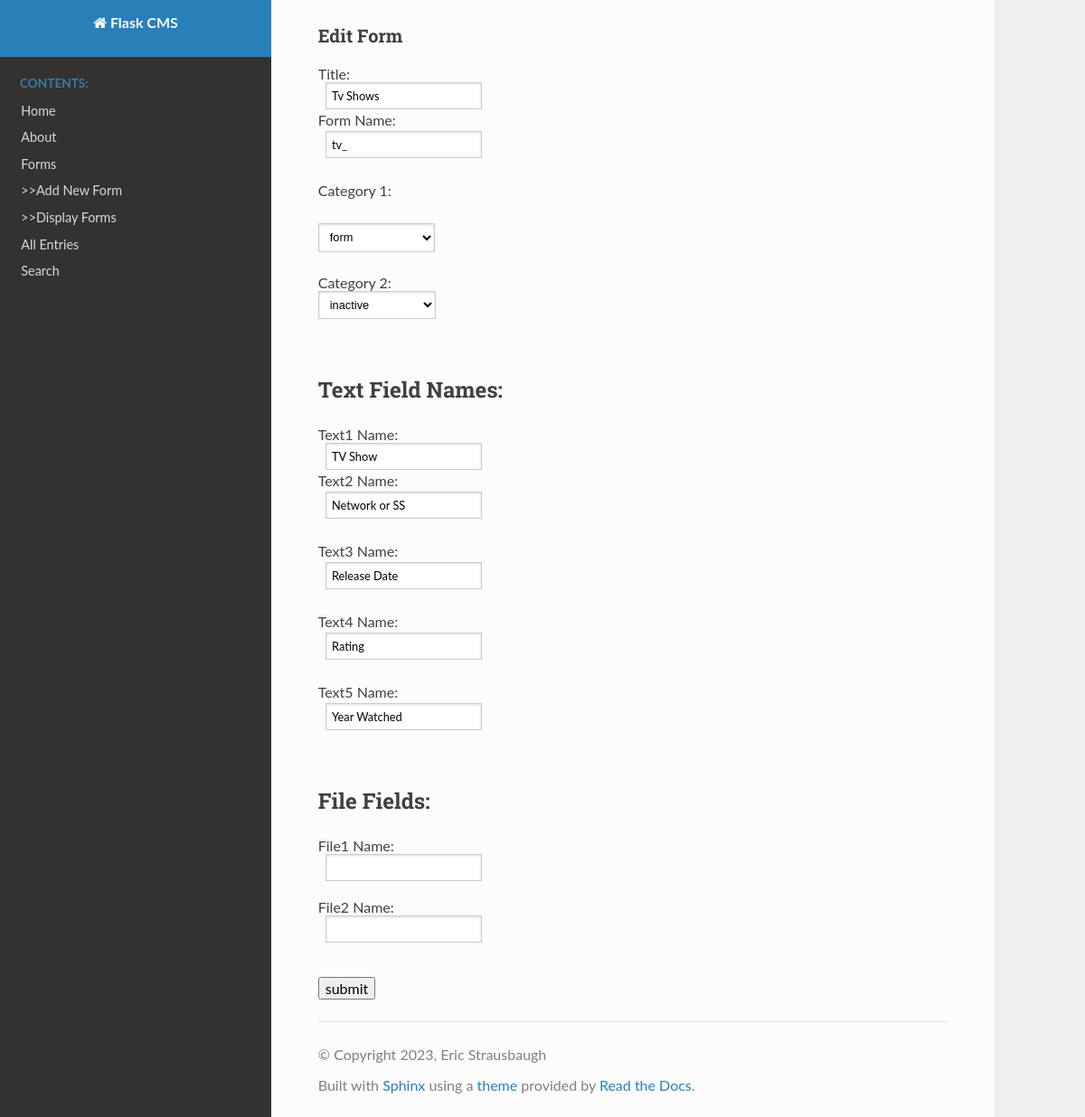
Page /edit1?id=1 on the committed database.
### tables this page shows
CREATE TABLE dita (ID INTEGER PRIMARY KEY, title TEXT, form_name TEXT, short_desc TEXT, category1 TEXT, category2 TEXT, text1 TEXT, text1n TEXT, text2 TEXT, text2n TEXT, text3 TEXT, text3n TEXT, text4 TEXT, text4n TEXT, text5 TEXT, text5n TEXT, file1 TEXT, file1n TEXT, file2 TEXT, file2n TEXT, content TEXT, created_at TEXT, updated_at TEXT);

### flask_cms.py (the view)
@app.route('/edit1',methods = ['POST', 'GET'])
def edit1():
   with open('cat1.csv') as csv_file:
       csv_reader = csv.reader(csv_file, delimiter=',')
       crow = []
       for r in csv_reader:
            crow.append(r)
   entry_id=request.args.get('id')
   con = sql.connect("database.db")
   con.row_factory = sql.Row
   cur = con.cursor()
   cur.execute("select * from dita where id=?", (entry_id,))
   rows = cur.fetchall();
   return render_template('form3.html',rows = rows, crow = crow)

### templates/form3.html (shortened to what this page needs)
{% extends "layout.html" %}
{% block content %}
   <div class="about">
       <form action="{{ url_for('editrec1') }}" method="POST">
           <h3>Edit Form</h3>
           {% for row in rows %}
           Title:
           <br>&nbsp;&nbsp;<input type="text" name="title" value="{{row["title"]}}" /><p />
           Form Name:
           <br>&nbsp;&nbsp;<input type="text" name="form_name" value="{{row["form_name"]}}" /><p />
           Category 1:<p />
                      <select name="category1">
                          <option value="{{row["category1"]}}" selected>{{row["category1"]}}</option>
                      </select>
           Category 2:<p />
           <select name="category2">
               <option value="{{row["category2"]}}" selected>{{row["category2"]}}</option>
           </select>
           <br><br>
           <fieldset>
               <legend>Text Field Names:</legend>
               Text1 Name:<br>&nbsp;&nbsp;<input type="text" name="text1n" value="{{row["text1n"]}}" /><p />
               Text2 Name:<br>&nbsp;&nbsp;<input type="text" name="text2n" value="{{row["text2n"]}}" /><p />
               Text3 Name:<br>&nbsp;&nbsp;<input type="text" name="text3n" value="{{row["text3n"]}}" /><p />
               Text4 Name:<br>&nbsp;&nbsp;<input type="text" name="text4n" value="{{row["text4n"]}}" /><p />
               Text5 Name:<br>&nbsp;&nbsp;<input type="text" name="text5n" value="{{row["text5n"]}}" /><p />
           </fieldset>
           <br><br>
           <fieldset>
               <legend>File Fields:</legend>
               File1 Name:<br>
               &nbsp;&nbsp;<input type="text" name="file1n" value="{{row["file1n"]}}" />
               <br><br>
               File2 Name:<br>
               &nbsp;&nbsp;<input type="text" name="file2n" value="{{row["file2n"]}}" />
           </fieldset>
           {% endfor %}
           <br><br>
           <input type="submit" value="submit" /><br>
       </form>
     </div>
{% endblock %}

### rows in the picture
dita: title "Tv Shows", form_name "tv_", category1 "form", category2 "inactive", text1n "TV Show", text2n "Network or SS", text3n "Release Date", text4n "Rating", text5n "Year Watched"
